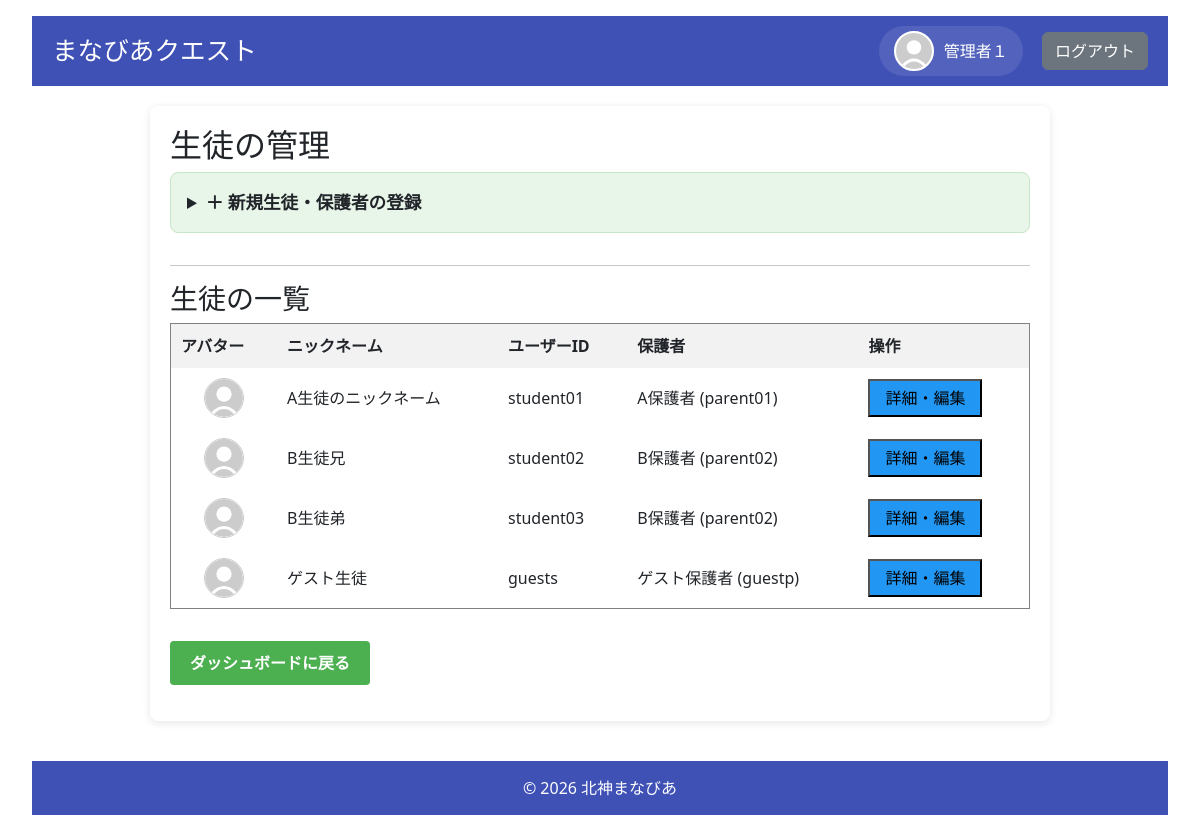
/admin/students (signed in), run on the app's committed database.
### models.py (models this page shows, shortened)
class User(UserMixin, db.Model):
    __tablename__ = 'users'
    id = db.Column(db.Integer, primary_key=True)
    username = db.Column(db.String(80), unique=True, nullable=False)
    password_hash = db.Column(db.String(128), nullable=False)
    role = db.Column(db.String(20), nullable=False)  # 'admin', 'student', 'parent'
    is_first_login = db.Column(db.Boolean, default=True, nullable=False)
    nickname = db.Column(db.String(80), nullable=True)
    avatar = db.Column(db.String(200), nullable=True)
    parent_id = db.Column(db.Integer, db.ForeignKey('users.id'), nullable=True)
    user_level = db.Column(db.Integer, default=1)
    medals = db.Column(db.Integer, default=0)
    user_title = db.Column(db.String(100), default='見習い')
    target_levels_json = db.Column(db.String(200), default='{"math": "Lv1", "english": "Lv1", "japanese": "Lv1"}')
    children = db.relationship('User', backref=db.backref('parent', remote_side=[id]), lazy='dynamic')
    attempt_logs = db.relationship('QuestAttemptLog', back_populates='user', cascade="all, delete-orphan")
    @property
    def display_name(self):
        return self.nickname if self.nickname else self.username
    @property
    def avatar_url(self):
        if self.avatar:
            return f"/static/images/avatars/{self.avatar}"
        return "/static/images/avatars/default.svg"

### app.py (the view)
@app.route('/admin/students')
def manage_students():
    if session.get('role') != 'admin' :
        return redirect(url_for('login'))
    users = safe_query_all(User.query.filter_by(role='student'))
    data = []
    for user in users:
        user_data = {
            'id': user.id,
            'username': user.username,
            'nickname': user.nickname,
            'progress': [],
            'medals': [],
            'parent': None
        }
        if user.parent:
            user_data['parent'] = {
                'id': user.parent.id,
                'username': user.parent.username,
                'nickname': user.parent.nickname
            }
        progress_records = safe_query_all(UserProgress.query.filter_by(user_id=user.id, status='cleared'))
        if not progress_records:
            user_data['progress'] = []
        else:
            quest_ids = list(set(p.quest_id for p in progress_records))
            quests = safe_query_all(Quest.query.filter(Quest.id.in_(quest_ids)))
            quest_map = {q.id: q for q in quests}
            from collections import defaultdict
            aggregated = defaultdict(int)
            for p in progress_records:
                quest = quest_map.get(p.quest_id)
                if quest:
                    key = (quest.title, quest.level)
                    aggregated[key] += 1
            processed_progress = []
            for (title, level), count in sorted(aggregated.items()):
                jp_title = SUBJECT_KEY_TO_JP.get(title, title)
                processed_progress.append({'title': jp_title, 'level': level, 'count': count})
            user_data['progress'] = processed_progress
        medal_counts = safe_query_all(db.session.query(
            QuestHistory.quest_id,
            QuestHistory.attempts
        ).filter_by(user_id=user.id))
        user_data['medals'] = [{'quest_id': m[0], 'count': m[1]} for m in medal_counts]
        data.append(user_data)
    all_parents = safe_query_all(User.query.filter_by(role='parent'))
    parent_list = [{'id': p.id, 'username': p.username, 'nickname': p.nickname} for p in all_parents]
    return render_template('manage_students.html', students=data, parents=parent_list)

### app.py (called while the page is built)
def safe_get(model, ident, retries=5, delay=1.0):
    for i in range(retries):
        try:
            return db.session.get(model, ident)
        except OperationalError as e:
            if "disk I/O error" in str(e) or "database is locked" in str(e):
                app.logger.warning(f"Database get failed (attempt {i+1}/{retries}): {e}. Retrying in {delay}s...")
                time.sleep(delay)
                continue
            raise
    return db.session.get(model, ident)

def safe_query_all(query, retries=5, delay=1.0):
    for i in range(retries):
        try:
            return query.all()
        except OperationalError as e:
            if "disk I/O error" in str(e) or "database is locked" in str(e):
                app.logger.warning(f"Database query all failed (attempt {i+1}/{retries}): {e}. Retrying in {delay}s...")
                time.sleep(delay)
                continue
            raise
    return query.all()

@login_manager.user_loader
def load_user(user_id):
    return safe_get(User, int(user_id))

### templates/manage_students.html (shortened to what this page needs)
{% extends "base.html" %}
{% block content %}
<h2>生徒の管理</h2>
<details style="background: #e8f5e9; padding: 1rem; margin-bottom: 2rem; border-radius: 8px; border: 1px solid #c8e6c9;">
    <summary style="cursor: pointer; font-weight: bold; font-size: 1.1rem;">＋ 新規生徒・保護者の登録</summary>
</details>
<hr>
<h3>生徒の一覧</h3>
<div style="overflow-x: auto; margin-bottom: 2rem;">
    <table border="1" cellpadding="10" style="width: 100%; border-collapse: collapse; background: white;">
        <thead style="background: #f2f2f2;">
            <tr>
                <th>アバター</th>
                <th>ニックネーム</th>
                <th>ユーザーID</th>
                <th>保護者</th>
                <th>操作</th>
            </tr>
        </thead>
        <tbody>
            {% for student in students %}
            <tr id="row_{{ student.id }}">
                <td style="text-align: center;">
                    <div style="width: 40px; height: 40px; border-radius: 50%; overflow: hidden; margin: 0 auto; border: 1px solid #ccc;">
                        <img src="{{ url_for('static', filename='images/avatars/' + (student.avatar if student.avatar else 'default.svg')) }}" style="width: 100%; height: 100%; object-fit: cover;">
                    </div>
                </td>
                <td>{{ student.nickname }}</td>
                <td>{{ student.username }}</td>
                <td>
                    {% if student.parent %}
                        {{ student.parent.nickname }} ({{ student.parent.username }})
                    {% else %}
                        <span style="color: #999;">未設定</span>
                    {% endif %}
                </td>
                <td>
                    <button type="button" onclick="showStudentDetail('{{ student.id }}')" style="padding: 5px 15px; background-color: #2196F3;">詳細・編集</button>
                </td>
            </tr>
            {% endfor %}
        </tbody>
    </table>
</div>
<p><a href="{{ url_for('dashboard_' + current_user.role) }}" class="button">ダッシュボードに戻る</a></p>
{% endblock %}

### templates/base.html (shortened to what this page needs)
<!DOCTYPE html>
<html lang="ja">
<head>
    <link rel="stylesheet" href="{{ url_for('static', filename='css/style.css') }}">
    <link href="https://cdn.jsdelivr.net/npm/bootstrap@5.3.2/dist/css/bootstrap.min.css" rel="stylesheet">
    <link rel="stylesheet" href="https://cdnjs.cloudflare.com/ajax/libs/font-awesome/6.5.1/css/all.min.css">
</head>
<body>
    <header>
        <h1>まなびあクエスト</h1>
        <nav>
            {% if current_user.is_authenticated %}
            <a href="{{ url_for('profile') }}" class="nav-profile">
                <div class="avatar-container">
                    <img src="{{ current_user.avatar_url }}">
                </div>
                <span>{{ current_user.display_name }}</span>
            </a>
            {% endif %}
            <a href="{{ url_for('logout') }}" class="btn btn-secondary">ログアウト</a>
        </nav>
    </header>
    <main>
        {% block content %}{% endblock %}
    </main>
    <footer>
        &copy; 2026 北神まなびあ
    </footer>
</body>
</html>

### static/css/style.css (style rules this page uses)
body { font-family: "Helvetica Neue", Helvetica, Arial, sans-serif; background-color: #f5f7fa; color: #333333; margin: 0; padding: 1rem 2rem; line-height: 1.6; }
header { background-color: #3f51b5; color: white; padding: 10px 20px; display: flex; align-items: center; justify-content: space-between; min-height: 60px; }
header h1 { margin: 0; font-size: 1.6rem; white-space: nowrap; }
nav { display: flex; align-items: center; gap: 1.2rem; flex-shrink: 0; }
.nav-profile { display: flex; align-items: center; gap: 10px; color: white; text-decoration: none; background: rgba(255,255,255,0.1); padding: 5px 15px; border-radius: 30px; transition: background 0.2s; }
.avatar-container { width: 40px; height: 40px; border-radius: 50%; overflow: hidden; background-color: #eee; flex-shrink: 0; border: 2px solid white; }
.avatar-container img { width: 100%; height: 100%; object-fit: cover; margin-right: 0; }
main { max-width: 900px; margin: 20px auto; padding: 20px; background-color: white; border-radius: 8px; box-shadow: 0 2px 8px rgba(0,0,0,0.1); }
footer { text-align: center; padding: 15px 10px; background-color: #3f51b5; color: white; margin-top: 40px; }
h1, h2 { color: #3f51b5; margin-top: 0; }
h3 { color: #303f9f; margin-bottom: 10px; }
img { max-width: 100%; height: auto; margin-right: 10px; }
.btn { display: inline-block; padding: 10px 20px; font-size: 16px; font-weight: 600; text-decoration: none; border-radius: 4px; border: none; cursor: pointer; transition: background-color 0.3s ease, opacity 0.2s ease; user-select: none; text-align: center; }
.btn-secondary { background-color: #e0e0e0; color: #333; }
.button { @extend .btn; @extend .btn-primary; }
.button { background-color: #4CAF50; color: white; padding: 10px 20px; border-radius: 4px; text-decoration: none; display: inline-block; font-weight: 600; cursor: pointer; }

### data on the page
User: display_name "管理者１"
User: nickname "A生徒のニックネーム", username "student01", parent.nickname "A保護者", parent.username "parent01"
User: nickname "B生徒兄", username "student02", parent.nickname "B保護者", parent.username "parent02"
User: nickname "B生徒弟", username "student03", parent.nickname "B保護者", parent.username "parent02"
User: nickname "ゲスト生徒", username "guests", parent.nickname "ゲスト保護者", parent.username "guestp"
